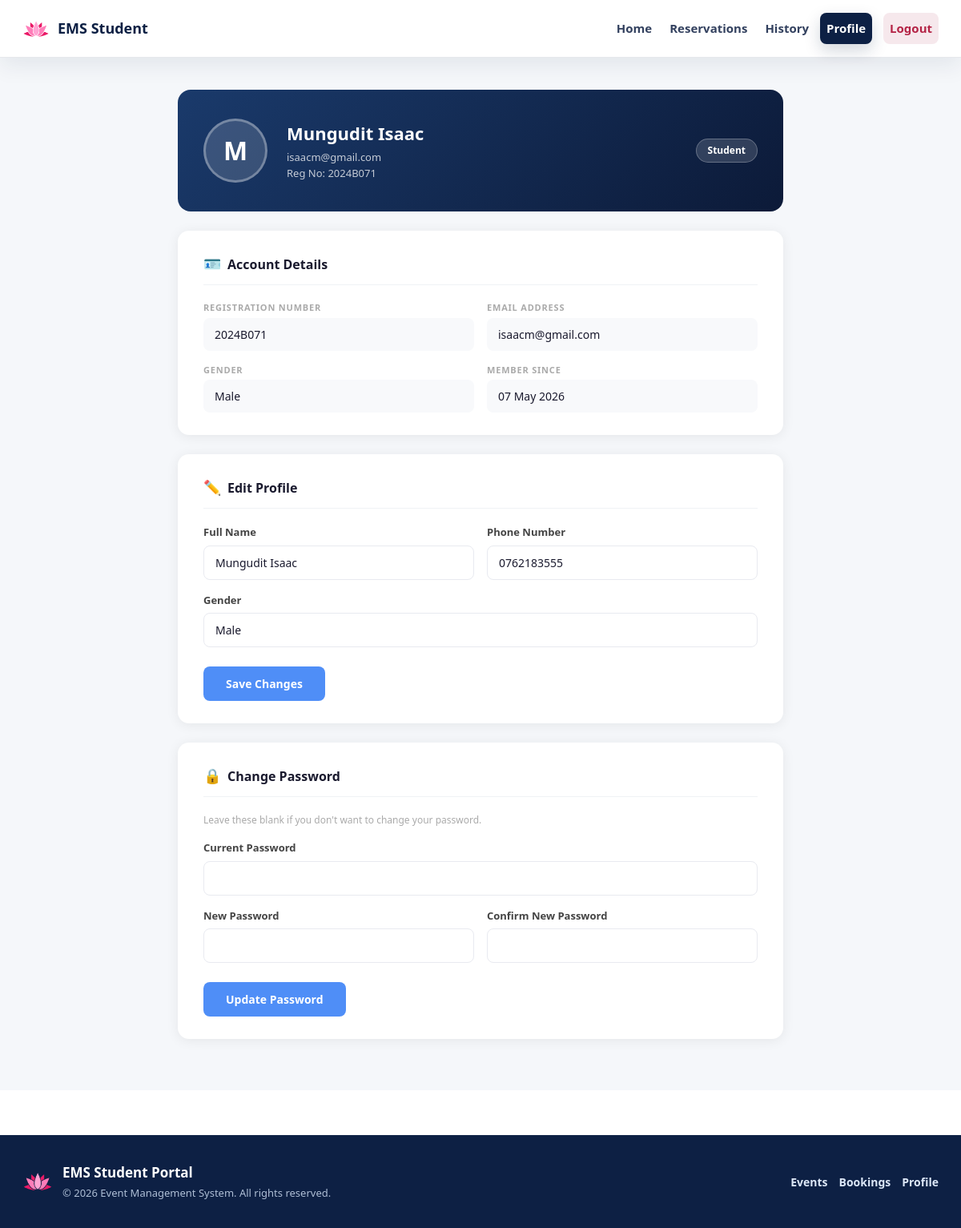
/Account.php (signed in), run on the app's committed database.
### tables this page shows
CREATE TABLE `users` (
  `Id` int NOT NULL AUTO_INCREMENT,
  `Name` varchar(250) DEFAULT NULL,
  `Email` varchar(250) DEFAULT NULL,
  `Password` varchar(250) DEFAULT NULL,
  `Phone` varchar(20) DEFAULT NULL,
  `RegNo` varchar(50) DEFAULT NULL,
  `Gender` char(10) DEFAULT NULL,
  `CreatedAt` timestamp NULL DEFAULT CURRENT_TIMESTAMP,
  `Role` varchar(20) DEFAULT 'student',
  PRIMARY KEY (`Id`),
  UNIQUE KEY `Email` (`Email`)
);

### Account.php (the view, shortened to what this page needs)
<?php
require 'dbconnect.php';
$user_id = $_SESSION['user_id'];
$sql  = "SELECT * FROM users WHERE Id = ?";
$stmt = mysqli_prepare($conn, $sql);
mysqli_stmt_bind_param($stmt, "i", $user_id);
mysqli_stmt_execute($stmt);
$user = mysqli_fetch_assoc(mysqli_stmt_get_result($stmt));
?>
<!DOCTYPE html>
<html lang="en">
<head>
  <link href="https://cdn.jsdelivr.net/npm/bootstrap@5.0.2/dist/css/bootstrap.min.css" rel="stylesheet">
  <link rel="stylesheet" href="AccountStyles.css">
  <link rel="stylesheet" href="StudentChrome.css">
</head>
<body>
  <div id="navbar">
    <nav class="navbar navbar-expand-lg custom-navbar">
      <div class="container-fluid student-nav-inner">
        <a class="navbar-brand" href="StudentDashboard.php">
          <img src="28f0cfd287b28c114982f4015e69fcb2-lotus-colored-icon.webp" alt="EMS logo">
          <span>EMS Student</span>
        </a>
        <div class="collapse navbar-collapse" id="navbarNav">
          <ul class="navbar-nav">
            <li class="nav-item"><a class="nav-link" href="StudentDashboard.php">Home</a></li>
            <li class="nav-item"><a class="nav-link" href="StudentBookingandHistory.php">Reservations</a></li>
            <li class="nav-item"><a class="nav-link" href="StudentBookingandHistory.php">History</a></li>
            <li class="nav-item"><a class="nav-link active" href="Account.php">Profile</a></li>
            <li class="nav-item"><a class="nav-link nav-logout" href="logout.php">Logout</a></li>
          </ul>
        </div>
      </div>
    </nav>
  </div>
  <div class="profile-page">
    <div class="container" style="max-width:780px">
      <div class="profile-hero">
        <div class="profile-avatar">
          <?= strtoupper(substr($user['Name'], 0, 1)) ?>
        </div>
        <div>
          <p class="profile-hero-name"><?= htmlspecialchars($user['Name']) ?></p>
          <p class="profile-hero-meta"><?= htmlspecialchars($user['Email']) ?></p>
          <p class="profile-hero-meta">Reg No: <?= htmlspecialchars($user['RegNo']) ?></p>
        </div>
        <span class="profile-hero-badge"><?= htmlspecialchars($user['Role']) ?></span>
      </div>
      <div class="profile-card">
        <div class="profile-card-title">
          <span>🪪</span> Account Details
        </div>
        <div class="info-grid">
          <div class="info-item">
            <label>Registration Number</label>
            <p><?= htmlspecialchars($user['RegNo']) ?></p>
          </div>
          <div class="info-item">
            <label>Email Address</label>
            <p><?= htmlspecialchars($user['Email']) ?></p>
          </div>
          <div class="info-item">
            <label>Gender</label>
            <p><?= htmlspecialchars($user['Gender'] ?: '—') ?></p>
          </div>
          <div class="info-item">
            <label>Member Since</label>
            <p><?= date("d M Y", strtotime($user['CreatedAt'])) ?></p>
          </div>
        </div>
      </div>
      <div class="profile-card">
        <div class="profile-card-title">
          <span>✏️</span> Edit Profile
        </div>
        <form method="POST" action="Account.php" class="profile-form">
          <div class="row g-3 mb-3">
            <div class="col-md-6">
              <label>Full Name</label>
              <input type="text" name="name" class="form-control"
                     value="<?= htmlspecialchars($user['Name']) ?>" required>
            </div>
            <div class="col-md-6">
              <label>Phone Number</label>
              <input type="text" name="phone" class="form-control"
                     value="<?= htmlspecialchars($user['Phone'] ?? '') ?>">
            </div>
          </div>
          <div class="mb-4">
            <label>Gender</label>
            <select name="gender" class="form-control">
              <option value="Male"   <?= $user['Gender'] === 'Male'   ? 'selected' : '' ?>>Male</option>
            </select>
          </div>
          <button type="submit" class="btn-save">Save Changes</button>
        </form>
      </div>
      <div class="profile-card">
        <div class="profile-card-title">
          <span>🔒</span> Change Password
        </div>
        <p class="pw-note">Leave these blank if you don't want to change your password.</p>
        <form method="POST" action="StudentProfile.php" class="profile-form">
          <div class="mb-3">
            <label>Current Password</label>
            <input type="password" name="current_password" class="form-control">
          </div>
          <div class="row g-3 mb-4">
            <div class="col-md-6">
              <label>New Password</label>
              <input type="password" name="new_password" class="form-control">
            </div>
            <div class="col-md-6">
              <label>Confirm New Password</label>
              <input type="password" name="confirm_password" class="form-control">
            </div>
          </div>
          <button type="submit" class="btn-save">Update Password</button>
        </form>
      </div>
    </div>
  </div>
  <footer class="site-footer">
    <div class="site-footer-inner">
      <div class="site-footer-brand">
        <img src="28f0cfd287b28c114982f4015e69fcb2-lotus-colored-icon.webp" alt="EMS logo">
        <div>
          <p class="site-footer-title">EMS Student Portal</p>
          <p class="site-footer-copy">&copy; 2026 Event Management System. All rights reserved.</p>
        </div>
      </div>
      <div class="site-footer-links">
        <a href="StudentDashboard.php">Events</a>
        <a href="StudentBookingandHistory.php">Bookings</a>
        <a href="Account.php">Profile</a>
      </div>
    </div>
  </footer>
</body>
</html>

### AccountStyles.css (style rules this page uses)
.profile-page { min-height: 100vh; background: #f5f7fa; padding: 40px 16px; }
.profile-hero { background: linear-gradient(135deg, #1a3a6b 0%, #0c1a38 100%); border-radius: 16px; padding: 36px 32px; display: flex; align-items: center; gap: 24px; margin-bottom: 24px; color: #fff; }
.profile-avatar { width: 80px; height: 80px; min-width: 80px; border-radius: 50%; background: rgba(255,255,255,0.15); display: flex; align-items: center; justify-content: center; font-size: 32px; font-weight: 700; color: #fff; border: 3px solid rgba(255,255,255,0.3); }
.profile-hero-name { font-size: 22px; font-weight: 700; margin: 0 0 4px; }
.profile-hero-meta { font-size: 13px; opacity: 0.75; margin: 0; }
.profile-hero-badge { margin-left: auto; background: rgba(255,255,255,0.15); border: 1px solid rgba(255,255,255,0.25); color: #fff; font-size: 12px; font-weight: 600; padding: 5px 14px; border-radius: 20px; text-transform: capitalize; }
.profile-card { background: #fff; border-radius: 14px; box-shadow: 0 2px 16px rgba(0,0,0,0.07); padding: 28px 32px; margin-bottom: 24px; }
.profile-card-title { font-size: 16px; font-weight: 700; color: #1a1a2e; margin-bottom: 20px; padding-bottom: 12px; border-bottom: 1px solid #f0f2f5; display: flex; align-items: center; gap: 8px; }
.profile-card-title span { font-size: 18px; }
.info-grid { display: grid; grid-template-columns: 1fr 1fr; gap: 16px; }
.info-item label { font-size: 11px; font-weight: 700; text-transform: uppercase; letter-spacing: 0.8px; color: #aaa; display: block; margin-bottom: 4px; }
.info-item p { font-size: 14px; font-weight: 500; color: #1a1a2e; margin: 0; padding: 10px 14px; background: #f8f9fb; border-radius: 8px; }
.profile-form label { font-size: 13px; font-weight: 600; color: #444; margin-bottom: 6px; display: block; }
.profile-form .form-control { border: 1.5px solid #e8eaf0; border-radius: 8px; padding: 10px 14px; font-size: 14px; color: #1a1a2e; transition: border 0.2s; }
.btn-save { background: #4f8ef7; color: #fff; border: none; border-radius: 8px; padding: 11px 28px; font-size: 14px; font-weight: 600; cursor: pointer; transition: background 0.2s; }
.pw-note { font-size: 12px; color: #aaa; margin-bottom: 16px; }

### StudentChrome.css (style rules this page uses)
#navbar { position: sticky; top: 0; z-index: 1020; }
.custom-navbar { min-height: 72px; width: 100%; background: rgba(255, 255, 255, 0.94); border-bottom: 1px solid rgba(13, 32, 68, 0.1); box-shadow: 0 10px 28px rgba(13, 32, 68, 0.08); -webkit-backdrop-filter: blur(14px); backdrop-filter: blur(14px); }
.student-nav-inner { max-width: 1180px; margin: 0 auto; padding: 0 18px; }
.custom-navbar .navbar-brand { display: inline-flex; align-items: center; gap: 10px; color: #0d2044; font-size: 18px; font-weight: 800; letter-spacing: 0; }
.custom-navbar .navbar-brand img { width: 34px; height: 34px; object-fit: contain; }
.custom-navbar .navbar-collapse { justify-content: flex-end; }
.custom-navbar .navbar-nav { align-items: center; gap: 6px; }
.custom-navbar .nav-link { color: #33415f; font-size: 15px; font-weight: 700; line-height: 1; padding: 12px 14px; border-radius: 8px; text-decoration: none; transition: background 0.18s ease, color 0.18s ease, transform 0.18s ease; }
.custom-navbar .nav-link.active { background: #0d2044; color: #fff; box-shadow: 0 8px 20px rgba(13, 32, 68, 0.18); }
.custom-navbar .nav-link.nav-logout { background: #f6e8ec; color: #b42345; margin-left: 8px; }
.site-footer { margin-top: 56px; background: #0d2044; color: #dce7f7; }
.site-footer-inner { max-width: 1180px; margin: 0 auto; padding: 34px 18px; display: flex; justify-content: space-between; gap: 24px; align-items: center; flex-wrap: wrap; }
.site-footer-brand { display: flex; align-items: center; gap: 12px; }
.site-footer-brand img { width: 38px; height: 38px; object-fit: contain; }
.site-footer-title { margin: 0; color: #fff; font-size: 17px; font-weight: 800; }
.site-footer-copy { margin: 3px 0 0; color: #aebed5; font-size: 13px; }
.site-footer-links { display: flex; gap: 14px; flex-wrap: wrap; }
.site-footer-links a { color: #dce7f7; font-size: 14px; font-weight: 700; text-decoration: none; }

### data on the page
users: Name "M", Name "Mungudit Isaac", Email "isaacm@gmail.com", RegNo "2024B071", Role "Student", Gender "Male", CreatedAt "07 May 2026", name "Mungudit Isaac", phone "0762183555", gender "Male"
